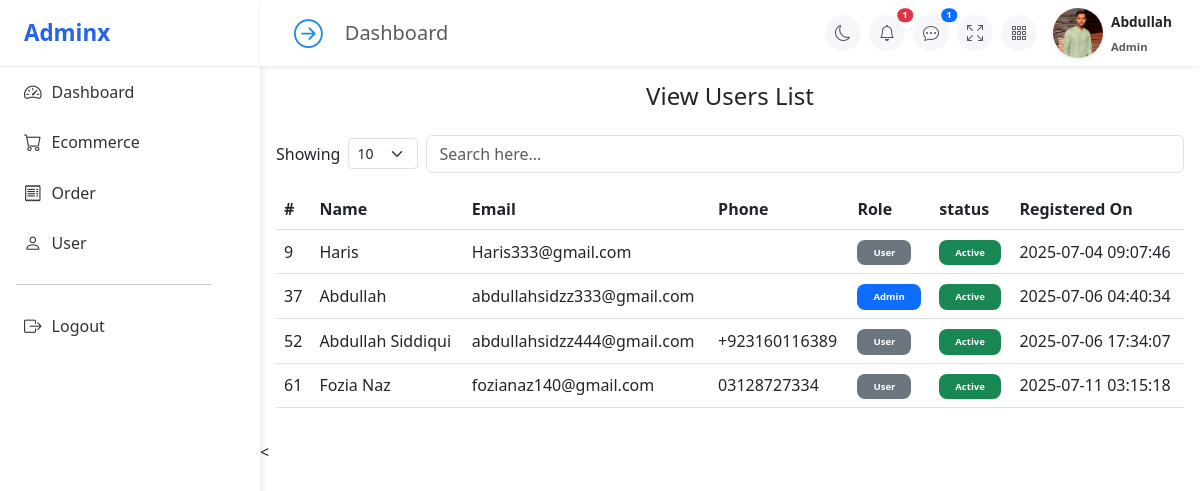
/Server/Admin-Panel/Users.php (signed in), run on an earlier commit of the app's database.
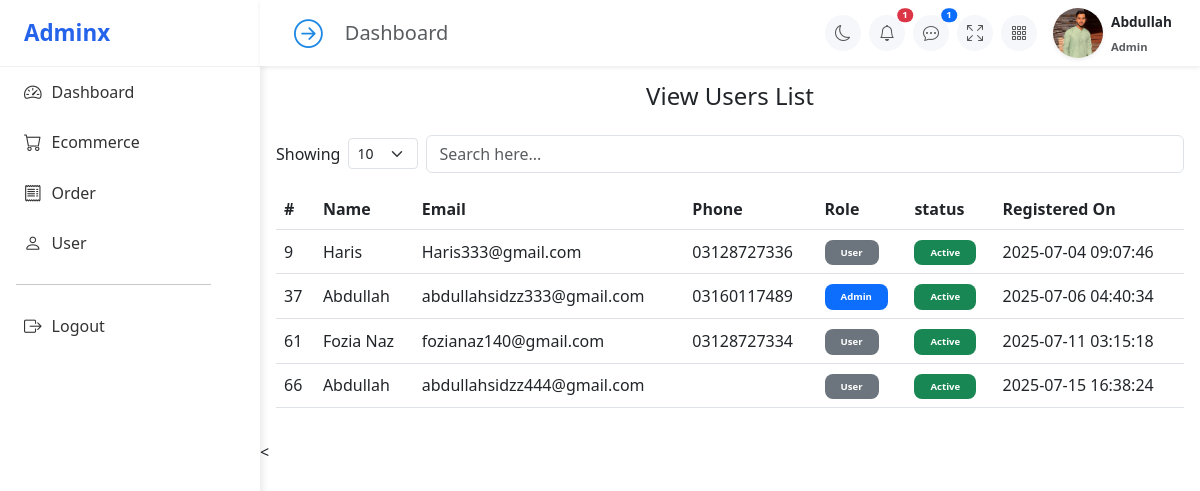
And on a later commit of the database.
### tables this page shows
CREATE TABLE `users` (
  `id` int(11) NOT NULL,
  `name` varchar(100) NOT NULL,
  `email` varchar(100) NOT NULL,
  `password` varchar(255) NOT NULL,
  `phone` varchar(20) DEFAULT NULL,
  `role` enum('user','admin') DEFAULT 'user',
  `status` enum('active','inactive') DEFAULT 'active',
  `created_at` datetime DEFAULT current_timestamp(),
  `updated_at` datetime DEFAULT current_timestamp() ON UPDATE current_timestamp(),
  `user_profile` varchar(255) NOT NULL DEFAULT '',
  `gender` enum('male','female') DEFAULT 'male',
  `email_token` varchar(255) DEFAULT NULL,
  `token_expiry` datetime DEFAULT NULL
);

### Server/Admin-Panel/Users.php (the view, shortened to what the changed rows need)
<?php
include("./Sidebar.php");
?>
<div class="container  p-3">
  <div c>
    <table class="table table-hover    align-middle">
      <thead  >
        <tr>
          <th>#</th>
          <th>Name</th>
          <th>Email</th>
          <th>Phone</th>
          <th>Role</th>
          <th>status</th>
          <th>Registered On</th>
        </tr>
      </thead>
      <tbody>
        <?php
        $sql = "SELECT * from users";
        $result = $conn->query($sql);
        while ($row = $result->fetch_assoc()) {
        ?>
          <tr>
            <td><?= $row['id'] ?></td>
            <td><?= $row['name'] ?></td>
            <td><?= $row['email'] ?></td>
            <td><?= $row['phone'] ?></td>
            <td>
    <button type="button" class="badge border-0 rounded-3 px-3 py-2 text-white
        <?= $row['role'] === 'admin' ? 'bg-primary' : 'bg-secondary' ?>">
        <?= ucfirst($row['role']) ?>
    </button>
</td>
<td>
    <button type="button" class="badge border-0 rounded-3 px-3 py-2 text-white
        <?= $row['status'] === 'active' ? 'bg-success' : 'bg-danger' ?>">
        <?= ucfirst($row['status']) ?>
    </button>
</td>
            <td><?= $row['created_at'] ?></td>
          </tr>
        <?php
        }
        ?>
      </tbody>
    </table>
  </div>
</div>

### Server/Admin-Panel/Sidebar.php (shortened to what the changed rows need)
<?php
include("./config/db.php");
if (isset($_SESSION['admin_id'])) {
  $admin_id = $_SESSION['admin_id'] ?? "";
  $sql = "SELECT * FROM users WHERE id = $admin_id  ";
  $result = $conn->query($sql);
  if ($row = $result->fetch_assoc()) {
    $adminName = $row['name'] ?? "";
  }
}
?>
<div class="content-wrapper shifted" id="contentWrapper">
  <nav class="navbar navbar-expand-lg navbar-light bg-white shadow-sm px-3 py-2 sticky-top">
    <div class="container-fluid d-flex align-items-center">
      <ul class="navbar-nav flex-row align-items-center gap-2">
        <li class="nav-item d-flex align-items-center ms-2">
          <div class="user-info">
            <span class="fw-semibold "><?= $adminName ?></span><br>
            <small class="text-muted fw-bolder">Admin</small>
          </div>
        </li>
      </ul>
    </div>
  </nav>

What changed in the data, as far as the page shows it:
removed users: id "52", name "Abdullah Siddiqui", email "abdullahsidzz444@gmail.com", phone "+923160116389", role "User", status "Active", created_at "2025-07-06 17:34:07"
changed users "abdullahsidzz333@gmail.com": phone (not shown) → "03160117489"
changed users "Haris": phone (not shown) → "03128727336"
added users: id "66", name "Abdullah", email "abdullahsidzz444@gmail.com", role "User", status "Active", created_at "2025-07-15 16:38:24"
